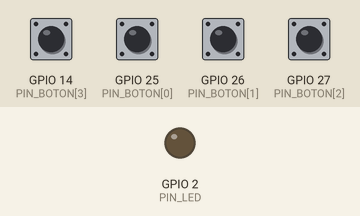
The sketch below on a simulated ESP32. Parts: output pins drawn as LEDs (lit = HIGH). Inputs (shaded band) come from the test bench; at power-on: GPIO 14 (PIN_BOTON[3]), GPIO 25 (PIN_BOTON[0]), GPIO 26 (PIN_BOTON[1]), GPIO 27 (PIN_BOTON[2]) HIGH (analog values on the 0–4095 scale). Nothing arrives over Bluetooth unless stated; a phone connects over Bluetooth LE 3 s after start.

Above: at 1.2 s.
1.3 s: GPIO 14 (PIN_BOTON[3]) pulled LOW for 0.15 s
At 1.47 s:
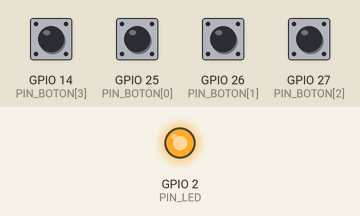
Timing chart, 0 to 4.3 s (numbered marks = the images above; inputs shaded):
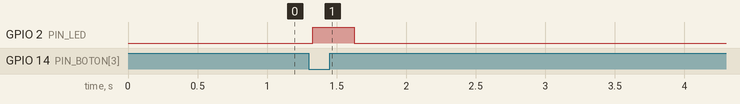

The sketch:

mando-juez-ble.ino
```cpp
// Mando Bluetooth de un juez para OpenMeets: un ESP32 por juez.
// Librería: NimBLE-Arduino (Gestor de librerías, autor h2zero). Placa: ESP32 Dev Module.
// Elige el juez con UNA de estas líneas (las otras, comentadas):
#define JUEZ 'L'   // 'L' izquierdo, 'C' principal (centro), 'R' derecho
// El nombre Bluetooth sale solo: OpenMando-L, OpenMando-C o OpenMando-R.
//
// Protocolo (Nordic UART, notificaciones en TX): una línea por evento.
//   <JUEZ>1 blanca, <JUEZ>2 roja, <JUEZ>3 azul, <JUEZ>4 amarilla   (ej.: L3)
//   HB:<JUEZ> cada 2 s (latido)       BAT:<JUEZ>:87 cada 30 s (batería, también en el servicio 0x180F)
//
// Cableado: botones entre el pin y GND (resistencia interna). LED en pin 2 (el de la placa).
// Batería LiPo: divisor 100k + 100k de BAT+ al pin 34 (ADC) y a GND; lee la mitad de la tensión.

#include <NimBLEDevice.h>

const byte PIN_BOTON[4] = {25, 26, 27, 14};  // blanca, roja, azul, amarilla
const byte PIN_LED = 2;
const byte PIN_BAT = 34;
const unsigned long ANTIREBOTE = 25, CADA_LATIDO = 2000, CADA_BAT = 30000;
// #define DORMIR_MS 600000   // Opcional: dormir si pasan 10 min sin pulsar (despierta con cualquier botón).

#define NUS_SERVICIO "6e400001-b5a3-f393-e0a9-e50e24dcca9e"
#define NUS_RX       "6e400002-b5a3-f393-e0a9-e50e24dcca9e"
#define NUS_TX       "6e400003-b5a3-f393-e0a9-e50e24dcca9e"

NimBLEServer* servidor;
NimBLECharacteristic* tx;
NimBLECharacteristic* nivelBat;
bool conectado = false;
bool estable[4] = {true, true, true, true}, lectura[4] = {true, true, true, true};
unsigned long cambio[4] = {0, 0, 0, 0}, ultimoLatido = 0, ultimaBat = 0, ultimaPulsacion = 0, ledHasta = 0;

class Eventos : public NimBLEServerCallbacks {
  void onConnect(NimBLEServer*, NimBLEConnInfo&) override { conectado = true; }
  void onDisconnect(NimBLEServer*, NimBLEConnInfo&, int) override { conectado = false; NimBLEDevice::startAdvertising(); }
};

void enviar(const String& linea) {
  if (!conectado) return;
  String s = linea + "\n";
  tx->setValue((const uint8_t*)s.c_str(), s.length());
  tx->notify();
}

uint8_t porcentajeBateria() {
  float v = analogReadMilliVolts(PIN_BAT) * 2.0 / 1000.0;  // divisor 1:2
  int p = (int)((v - 3.3) / (4.2 - 3.3) * 100.0);
  return constrain(p, 0, 100);
}

void publicarBateria() {
  uint8_t p = porcentajeBateria();
  nivelBat->setValue(&p, 1);
  nivelBat->notify();
  enviar(String("BAT:") + (char)JUEZ + ":" + p);
}

void setup() {
  for (byte i = 0; i < 4; i++) pinMode(PIN_BOTON[i], INPUT_PULLUP);
  pinMode(PIN_LED, OUTPUT);
  analogReadResolution(12);

  String nombre = String("OpenMando-") + (char)JUEZ;
  NimBLEDevice::init(nombre.c_str());
  servidor = NimBLEDevice::createServer();
  servidor->setCallbacks(new Eventos());

  NimBLEService* nus = servidor->createService(NUS_SERVICIO);
  tx = nus->createCharacteristic(NUS_TX, NIMBLE_PROPERTY::NOTIFY);
  nus->createCharacteristic(NUS_RX, NIMBLE_PROPERTY::WRITE);
  nus->start();

  NimBLEService* bat = servidor->createService("180F");
  nivelBat = bat->createCharacteristic("2A19", NIMBLE_PROPERTY::READ | NIMBLE_PROPERTY::NOTIFY);
  bat->start();
  uint8_t p = porcentajeBateria();
  nivelBat->setValue(&p, 1);

  NimBLEAdvertising* anuncio = NimBLEDevice::getAdvertising();
  anuncio->addServiceUUID(NUS_SERVICIO);
  anuncio->setName(nombre.c_str());
  anuncio->start();

#ifdef DORMIR_MS
  esp_sleep_enable_ext1_wakeup((1ULL << PIN_BOTON[0]) | (1ULL << PIN_BOTON[1]) | (1ULL << PIN_BOTON[2]) | (1ULL << PIN_BOTON[3]), ESP_EXT1_WAKEUP_ANY_LOW);
#endif
  ultimaPulsacion = millis();
}

void loop() {
  unsigned long ahora = millis();
  for (byte i = 0; i < 4; i++) {
    bool lee = digitalRead(PIN_BOTON[i]);
    if (lee != lectura[i]) { lectura[i] = lee; cambio[i] = ahora; }
    if (ahora - cambio[i] > ANTIREBOTE && lee != estable[i]) {
      estable[i] = lee;
      if (!lee) {  // pulsado
        enviar(String((char)JUEZ) + (i + 1));
        ledHasta = ahora + 300;
        ultimaPulsacion = ahora;
      }
    }
  }
  digitalWrite(PIN_LED, ahora < ledHasta ? HIGH : LOW);

  if (ahora - ultimoLatido >= CADA_LATIDO) { ultimoLatido = ahora; enviar(String("HB:") + (char)JUEZ); }
  if (conectado && ahora - ultimaBat >= CADA_BAT) { ultimaBat = ahora; publicarBateria(); }

#ifdef DORMIR_MS
  if (ahora - ultimaPulsacion > DORMIR_MS) esp_deep_sleep_start();
#endif
  delay(5);
}
```

Measured:
- after the input at 1.3 s, GPIO 2 (PIN_LED): LOW → HIGH at once, → LOW 0.30 s later
